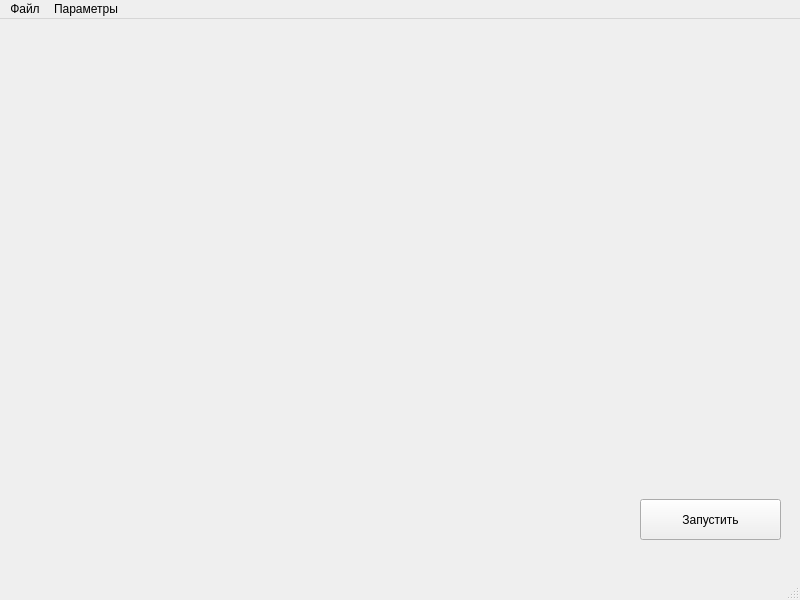
<?xml version="1.0" encoding="UTF-8"?>
<ui version="4.0">
 <class>StartWindow</class>
 <widget class="QMainWindow" name="StartWindow">
  <property name="geometry">
   <rect>
    <x>0</x>
    <y>0</y>
    <width>800</width>
    <height>600</height>
   </rect>
  </property>
  <property name="windowTitle">
   <string>MainWindow</string>
  </property>
  <widget class="QWidget" name="centralwidget">
   <widget class="QPushButton" name="pushButton">
    <property name="geometry">
     <rect>
      <x>640</x>
      <y>480</y>
      <width>141</width>
      <height>41</height>
     </rect>
    </property>
    <property name="text">
     <string>Запустить</string>
    </property>
   </widget>
  </widget>
  <widget class="QMenuBar" name="menubar">
   <property name="geometry">
    <rect>
     <x>0</x>
     <y>0</y>
     <width>800</width>
     <height>20</height>
    </rect>
   </property>
   <widget class="QMenu" name="menu">
    <property name="title">
     <string>Файл</string>
    </property>
    <addaction name="action"/>
    <addaction name="action_2"/>
    <addaction name="action_3"/>
    <addaction name="action_4"/>
   </widget>
   <widget class="QMenu" name="menu_2">
    <property name="title">
     <string>Параметры</string>
    </property>
    <addaction name="action_5"/>
   </widget>
   <addaction name="menu"/>
   <addaction name="menu_2"/>
  </widget>
  <widget class="QStatusBar" name="statusbar"/>
  <action name="action">
   <property name="text">
    <string>Загрузить</string>
   </property>
   <property name="toolTip">
    <string>&lt;html&gt;&lt;head/&gt;&lt;body&gt;&lt;p&gt;Загрузить файл графа&lt;/p&gt;&lt;/body&gt;&lt;/html&gt;</string>
   </property>
   <property name="shortcut">
    <string>Ctrl+O</string>
   </property>
  </action>
  <action name="action_2">
   <property name="text">
    <string>Сохранить</string>
   </property>
   <property name="shortcut">
    <string>Ctrl+S</string>
   </property>
  </action>
  <action name="action_3">
   <property name="text">
    <string>Сохранить как ...</string>
   </property>
   <property name="shortcut">
    <string>Ctrl+Shift+S</string>
   </property>
  </action>
  <action name="action_4">
   <property name="text">
    <string>Выйти</string>
   </property>
  </action>
  <action name="action_5">
   <property name="text">
    <string>Установка параметров</string>
   </property>
  </action>
 </widget>
 <resources/>
 <connections/>
</ui>
